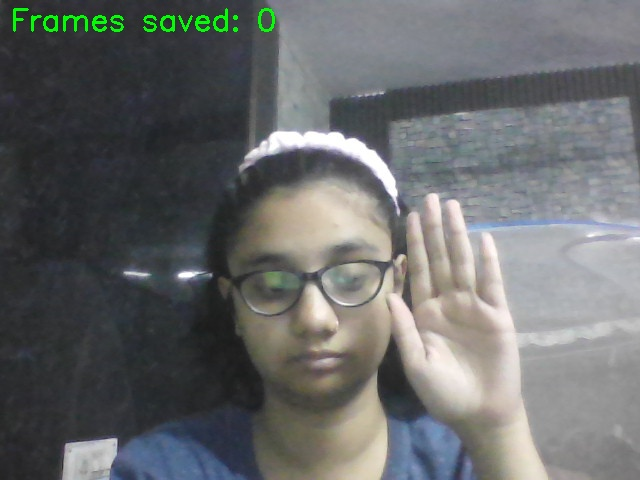
#> input picture dataset/ISL/hello/0.jpg, 640 x 480 px, found by its file name; its folder holds only this picture in this run
$ python flip_image.py
#> lines starting #> are read from the running program, lines starting #| are printed output that depends on the picture
import cv2
import os

# List of sign folders to flip
sign_folders = [r"D:\signai\dataset\ISL\hello",
    r"D:\signai\dataset\ISL\please",
    r"D:\signai\dataset\ISL\thankyou",
    r"D:\signai\dataset\ISL\ok",
    r"D:\signai\dataset\ISL\yes",
    r"D:\signai\dataset\ISL\no"]  # add more as needed

for folder in sign_folders:
    for file in os.listdir(folder):
        if file.endswith(".jpg") or file.endswith(".png"):
            img_path = os.path.join(folder, file)
            img = cv2.imread(img_path)
#> img is the input picture: shape (480, 640, 3); mean B, G, R 106.6, 106.3, 104.2
            flipped = cv2.flip(img, 1)  # horizontal flip
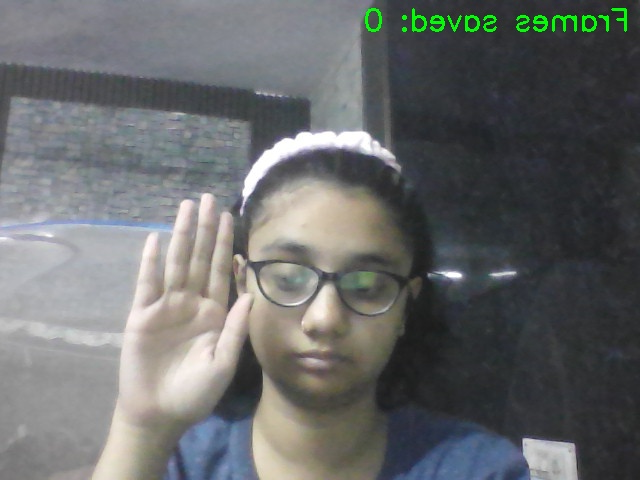
#> flipped: shape (480, 640, 3); mean B, G, R 106.6, 106.3, 104.2
#> (the run stopped early here; a loop or call above may not have finished)
